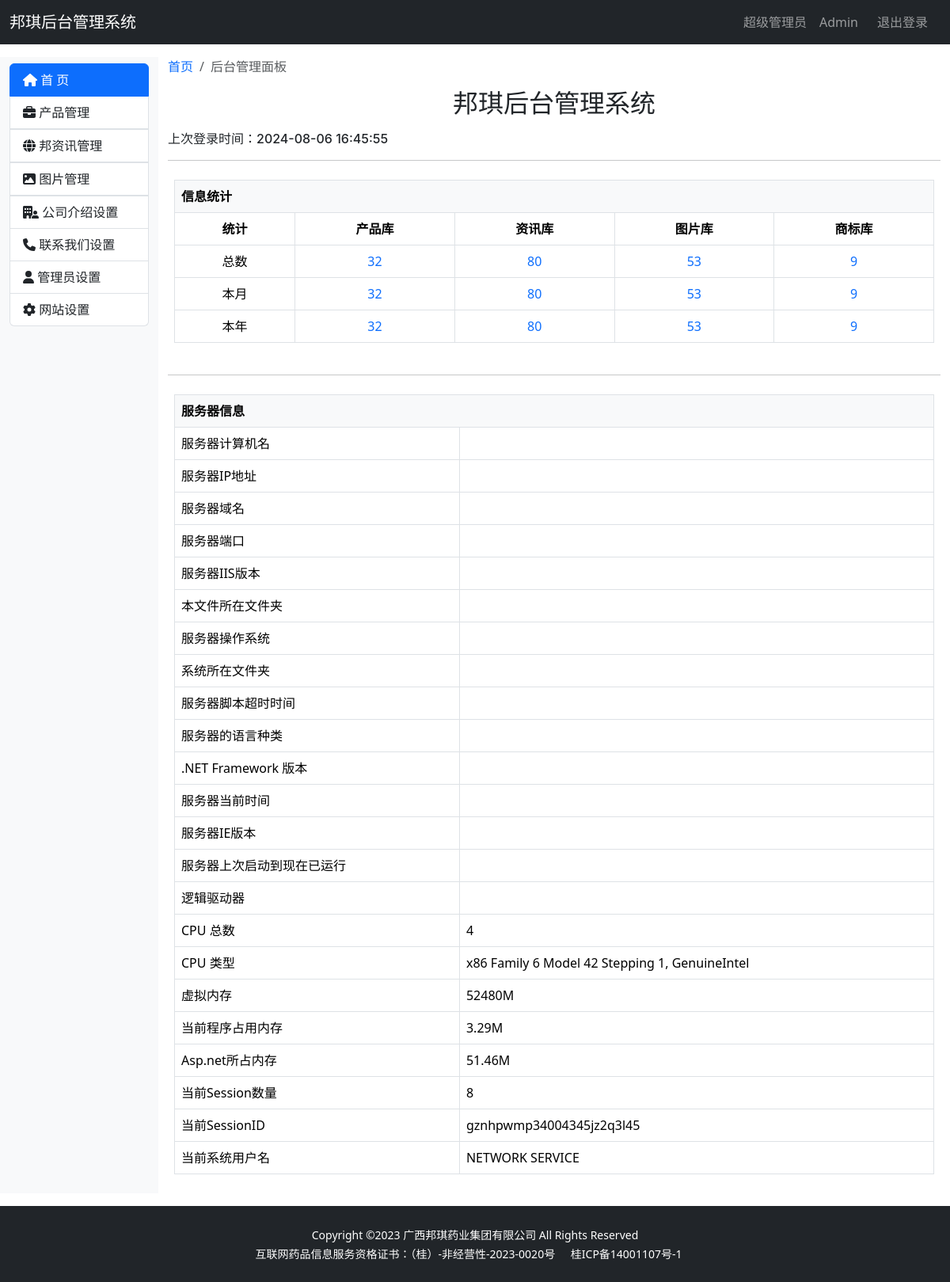
The page /admin/ (signed in) on the database as committed earlier.
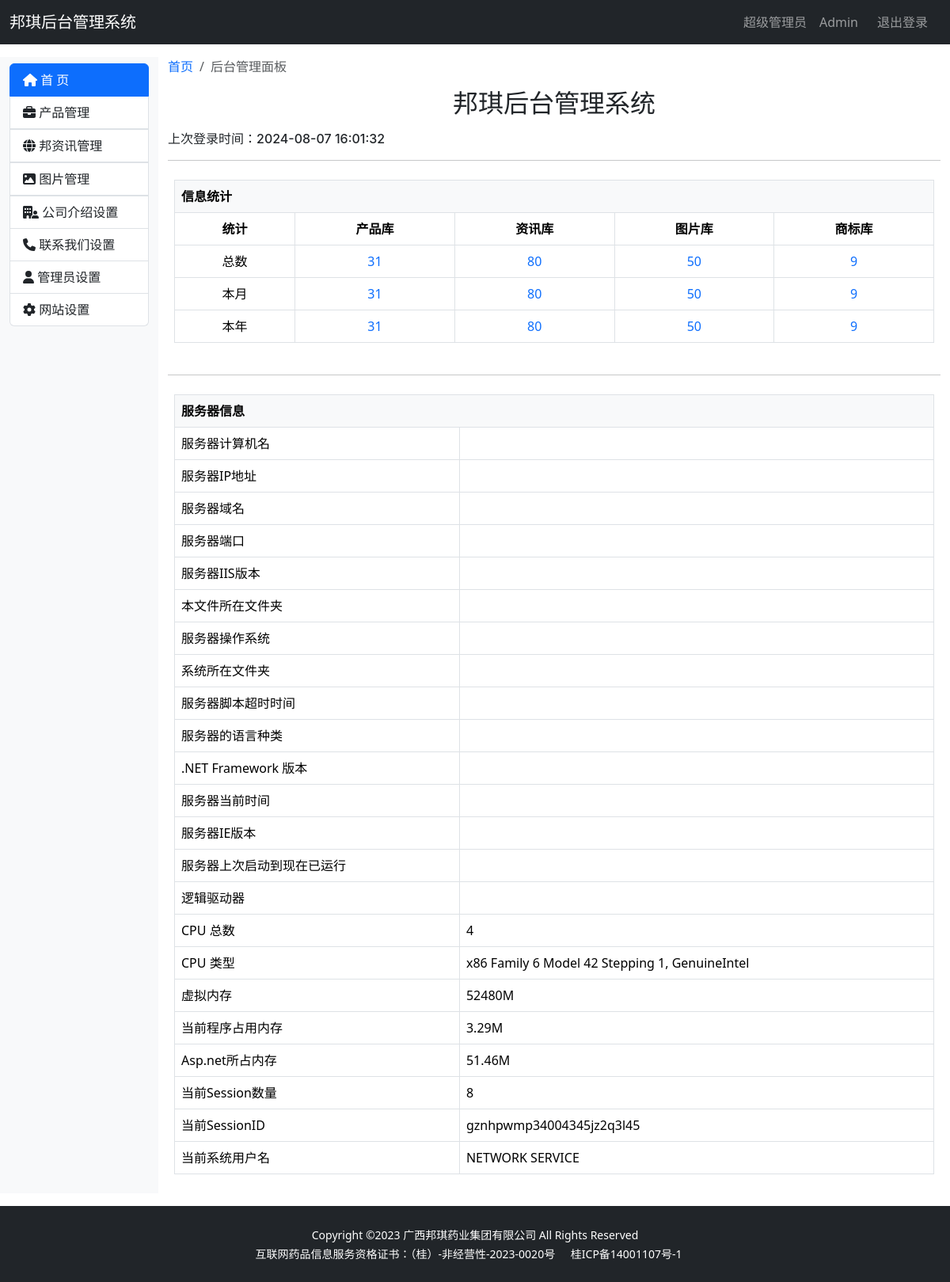
The same page on the database as committed later.
### bqwebsite/models.py (models this page shows, shortened)
class Admin(db.Model, UserMixin):
    __tablename__ = 'admin'
    id = db.Column(db.Integer, primary_key=True, autoincrement=True)
    email = db.Column(db.String(128), unique=True)
    name = db.Column(db.String(50))
    last_login_time = db.Column(db.DateTime)  # 最后一次登录时间
    password_hash = db.Column(db.String(128))

### bqwebsite/blueprints/admin.py (the view)
@admin_bp.route('/')  # 首页
def index():
    if not current_user.is_authenticated:
        return redirect(url_for('main.index'))
    product_length = Product.query.count()
    news_length = News.query.count()
    photo_length = Photo.query.count()
    brand_length = Brand.query.count()
    return render_template('admin/index.html', product_length=product_length, news_length=news_length,
                           photo_length=photo_length, brand_length=brand_length,
                           last_login_time=current_user.last_login_time)

### bqwebsite/extensions.py (called while the page is built)
@login_manager.user_loader
def load_user(user_id):
    from bqwebsite.models import Admin
    user = Admin.query.get(int(user_id))
    return user

### bqwebsite/templates/admin/index.html (shortened to what the changed rows need)
{% extends 'admin_base.html' %}
{% block content %}
    <div class="container-fluid my-3">
        <div class="row">
            <div class="col-md-10">
                <nav aria-label="breadcrumb">
                    <ol class="breadcrumb">
                    </ol>
                </nav>
                <h2 class="text-center mb-3 mt-3">邦琪后台管理系统</h2>
                <h6>上次登录时间：{{ current_user.last_login_time }}</h6>
                <hr>
                <div class="p-2">
                    <table class="table table-hover text-center table-bordered">
                        <thead>
                        <tr>
                            <th colspan="5" scope="col" class="bg-light text-start">信息统计</th>
                        </tr>
                        </thead>
                        <thead>
                        <tr>
                            <th scope="col">统计</th>
                            <th scope="col">产品库</th>
                            <th scope="col">资讯库</th>
                            <th scope="col">图片库</th>
                            <th scope="col">商标库</th>
                        </tr>
                        </thead>
                        <tbody>
                        <tr>
                            <td>
                                <a href="{{ url_for('admin.product_list') }}"
                                   class="link-offset-2 link-offset-3-hover link-underline link-underline-opacity-0 link-underline-opacity-75-hover">{{ product_length }}
                                </a>
                            </td>
                            <td>
                                <a href="#"
                                   class="link-offset-2 link-offset-3-hover link-underline link-underline-opacity-0 link-underline-opacity-75-hover">{{ photo_length }}
                                </a>
                            </td>
                        </tr>
                        <tr>
                            <td>
                                <a href="{{ url_for('admin.product_list') }}"
                                   class="link-offset-2 link-offset-3-hover link-underline link-underline-opacity-0 link-underline-opacity-75-hover">{{ product_length }}
                                </a>
                            </td>
                            <td>
                                <a href="#"
                                   class="link-offset-2 link-offset-3-hover link-underline link-underline-opacity-0 link-underline-opacity-75-hover">{{ photo_length }}
                                </a>
                            </td>
                        </tr>
                        <tr>
                            <td>
                                <a href="{{ url_for('admin.product_list') }}"
                                   class="link-offset-2 link-offset-3-hover link-underline link-underline-opacity-0 link-underline-opacity-75-hover">{{ product_length }}
                                </a>
                            </td>
                            <td>
                                <a href="#"
                                   class="link-offset-2 link-offset-3-hover link-underline link-underline-opacity-0 link-underline-opacity-75-hover">{{ photo_length }}
                                </a>
                            </td>
                        </tr>
                        </tbody>
                    </table>
                </div>
                <hr>
                <div class="p-2">
                    <table class="table table-hover table-bordered">
                        <thead>
                        <tr>
                            <th colspan="2" scope="col" class="bg-light">服务器信息</th>
                        </tr>
                        </thead>
                    </table>
                </div>
            </div>
        </div>
    </div>
{% endblock %}

Rows that differ between the two databases and show on the page:
changed Admin: last_login_time "2024-08-06 16:45:55" → "2024-08-07 16:01:32"
Other text that changed with them:
{{ product_length }}: "32" → "31"
{{ photo_length }}: "53" → "50"
